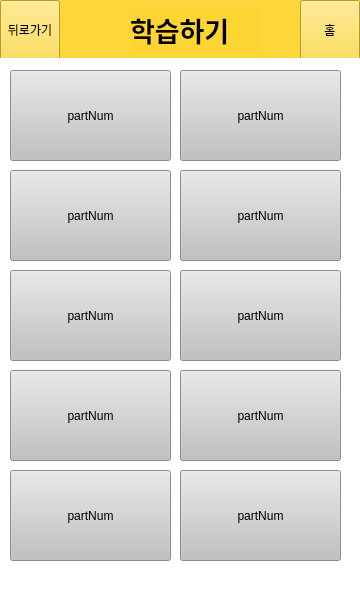
<?xml version="1.0" encoding="UTF-8"?>
<ui version="4.0">
 <class>registerPage</class>
 <widget class="QMainWindow" name="registerPage">
  <property name="geometry">
   <rect>
    <x>0</x>
    <y>0</y>
    <width>360</width>
    <height>600</height>
   </rect>
  </property>
  <property name="windowTitle">
   <string>MainWindow</string>
  </property>
  <property name="styleSheet">
   <string notr="true">background-color:rgb(255, 255, 255)
</string>
  </property>
  <widget class="QWidget" name="centralwidget">
   <widget class="QWidget" name="menuBase" native="true">
    <property name="geometry">
     <rect>
      <x>0</x>
      <y>0</y>
      <width>360</width>
      <height>58</height>
     </rect>
    </property>
    <property name="styleSheet">
     <string notr="true">background-color:rgba(253, 213, 51, 0.97)</string>
    </property>
    <widget class="QLabel" name="titleName">
     <property name="geometry">
      <rect>
       <x>130</x>
       <y>10</y>
       <width>131</width>
       <height>41</height>
      </rect>
     </property>
     <property name="font">
      <font>
       <family>맑은 고딕</family>
       <pointsize>20</pointsize>
       <italic>false</italic>
       <bold>true</bold>
      </font>
     </property>
     <property name="styleSheet">
      <string notr="true">font: 700 20pt &quot;맑은 고딕&quot;;
</string>
     </property>
     <property name="text">
      <string>학습하기</string>
     </property>
     <property name="alignment">
      <set>Qt::AlignmentFlag::AlignLeading|Qt::AlignmentFlag::AlignLeft|Qt::AlignmentFlag::AlignTop</set>
     </property>
    </widget>
    <widget class="QPushButton" name="backBtn">
     <property name="geometry">
      <rect>
       <x>0</x>
       <y>0</y>
       <width>60</width>
       <height>60</height>
      </rect>
     </property>
     <property name="text">
      <string>뒤로가기</string>
     </property>
    </widget>
    <widget class="QPushButton" name="homeBtn">
     <property name="geometry">
      <rect>
       <x>300</x>
       <y>0</y>
       <width>60</width>
       <height>60</height>
      </rect>
     </property>
     <property name="text">
      <string>홈</string>
     </property>
    </widget>
   </widget>
   <widget class="QPushButton" name="checkIdBtn">
    <property name="geometry">
     <rect>
      <x>10</x>
      <y>70</y>
      <width>161</width>
      <height>91</height>
     </rect>
    </property>
    <property name="styleSheet">
     <string notr="true">background-color:rgb(193, 193, 193);
font: 22pt &quot;맑은 고딕&quot;;</string>
    </property>
    <property name="text">
     <string>partNum</string>
    </property>
    <property name="autoDefault">
     <bool>false</bool>
    </property>
    <property name="default">
     <bool>false</bool>
    </property>
    <property name="flat">
     <bool>false</bool>
    </property>
   </widget>
   <widget class="QPushButton" name="checkIdBtn_2">
    <property name="geometry">
     <rect>
      <x>180</x>
      <y>70</y>
      <width>161</width>
      <height>91</height>
     </rect>
    </property>
    <property name="styleSheet">
     <string notr="true">background-color:rgb(193, 193, 193);
font: 22pt &quot;맑은 고딕&quot;;</string>
    </property>
    <property name="text">
     <string>partNum</string>
    </property>
    <property name="autoDefault">
     <bool>false</bool>
    </property>
    <property name="default">
     <bool>false</bool>
    </property>
    <property name="flat">
     <bool>false</bool>
    </property>
   </widget>
   <widget class="QPushButton" name="checkIdBtn_3">
    <property name="geometry">
     <rect>
      <x>10</x>
      <y>170</y>
      <width>161</width>
      <height>91</height>
     </rect>
    </property>
    <property name="styleSheet">
     <string notr="true">background-color:rgb(193, 193, 193);
font: 22pt &quot;맑은 고딕&quot;;</string>
    </property>
    <property name="text">
     <string>partNum</string>
    </property>
    <property name="autoDefault">
     <bool>false</bool>
    </property>
    <property name="default">
     <bool>false</bool>
    </property>
    <property name="flat">
     <bool>false</bool>
    </property>
   </widget>
   <widget class="QPushButton" name="checkIdBtn_4">
    <property name="geometry">
     <rect>
      <x>180</x>
      <y>170</y>
      <width>161</width>
      <height>91</height>
     </rect>
    </property>
    <property name="styleSheet">
     <string notr="true">background-color:rgb(193, 193, 193);
font: 22pt &quot;맑은 고딕&quot;;</string>
    </property>
    <property name="text">
     <string>partNum</string>
    </property>
    <property name="autoDefault">
     <bool>false</bool>
    </property>
    <property name="default">
     <bool>false</bool>
    </property>
    <property name="flat">
     <bool>false</bool>
    </property>
   </widget>
   <widget class="QPushButton" name="checkIdBtn_5">
    <property name="geometry">
     <rect>
      <x>10</x>
      <y>270</y>
      <width>161</width>
      <height>91</height>
     </rect>
    </property>
    <property name="styleSheet">
     <string notr="true">background-color:rgb(193, 193, 193);
font: 22pt &quot;맑은 고딕&quot;;</string>
    </property>
    <property name="text">
     <string>partNum</string>
    </property>
    <property name="autoDefault">
     <bool>false</bool>
    </property>
    <property name="default">
     <bool>false</bool>
    </property>
    <property name="flat">
     <bool>false</bool>
    </property>
   </widget>
   <widget class="QPushButton" name="checkIdBtn_6">
    <property name="geometry">
     <rect>
      <x>180</x>
      <y>270</y>
      <width>161</width>
      <height>91</height>
     </rect>
    </property>
    <property name="styleSheet">
     <string notr="true">background-color:rgb(193, 193, 193);
font: 22pt &quot;맑은 고딕&quot;;</string>
    </property>
    <property name="text">
     <string>partNum</string>
    </property>
    <property name="autoDefault">
     <bool>false</bool>
    </property>
    <property name="default">
     <bool>false</bool>
    </property>
    <property name="flat">
     <bool>false</bool>
    </property>
   </widget>
   <widget class="QPushButton" name="checkIdBtn_7">
    <property name="geometry">
     <rect>
      <x>10</x>
      <y>370</y>
      <width>161</width>
      <height>91</height>
     </rect>
    </property>
    <property name="styleSheet">
     <string notr="true">background-color:rgb(193, 193, 193);
font: 22pt &quot;맑은 고딕&quot;;</string>
    </property>
    <property name="text">
     <string>partNum</string>
    </property>
    <property name="autoDefault">
     <bool>false</bool>
    </property>
    <property name="default">
     <bool>false</bool>
    </property>
    <property name="flat">
     <bool>false</bool>
    </property>
   </widget>
   <widget class="QPushButton" name="checkIdBtn_8">
    <property name="geometry">
     <rect>
      <x>180</x>
      <y>370</y>
      <width>161</width>
      <height>91</height>
     </rect>
    </property>
    <property name="styleSheet">
     <string notr="true">background-color:rgb(193, 193, 193);
font: 22pt &quot;맑은 고딕&quot;;</string>
    </property>
    <property name="text">
     <string>partNum</string>
    </property>
    <property name="autoDefault">
     <bool>false</bool>
    </property>
    <property name="default">
     <bool>false</bool>
    </property>
    <property name="flat">
     <bool>false</bool>
    </property>
   </widget>
   <widget class="QPushButton" name="checkIdBtn_9">
    <property name="geometry">
     <rect>
      <x>10</x>
      <y>470</y>
      <width>161</width>
      <height>91</height>
     </rect>
    </property>
    <property name="styleSheet">
     <string notr="true">background-color:rgb(193, 193, 193);
font: 22pt &quot;맑은 고딕&quot;;</string>
    </property>
    <property name="text">
     <string>partNum</string>
    </property>
    <property name="autoDefault">
     <bool>false</bool>
    </property>
    <property name="default">
     <bool>false</bool>
    </property>
    <property name="flat">
     <bool>false</bool>
    </property>
   </widget>
   <widget class="QPushButton" name="checkIdBtn_10">
    <property name="geometry">
     <rect>
      <x>180</x>
      <y>470</y>
      <width>161</width>
      <height>91</height>
     </rect>
    </property>
    <property name="styleSheet">
     <string notr="true">background-color:rgb(193, 193, 193);
font: 22pt &quot;맑은 고딕&quot;;</string>
    </property>
    <property name="text">
     <string>partNum</string>
    </property>
    <property name="autoDefault">
     <bool>false</bool>
    </property>
    <property name="default">
     <bool>false</bool>
    </property>
    <property name="flat">
     <bool>false</bool>
    </property>
   </widget>
  </widget>
  <widget class="QMenuBar" name="menubar">
   <property name="geometry">
    <rect>
     <x>0</x>
     <y>0</y>
     <width>360</width>
     <height>33</height>
    </rect>
   </property>
  </widget>
  <widget class="QStatusBar" name="statusbar"/>
 </widget>
 <resources/>
 <connections/>
</ui>
